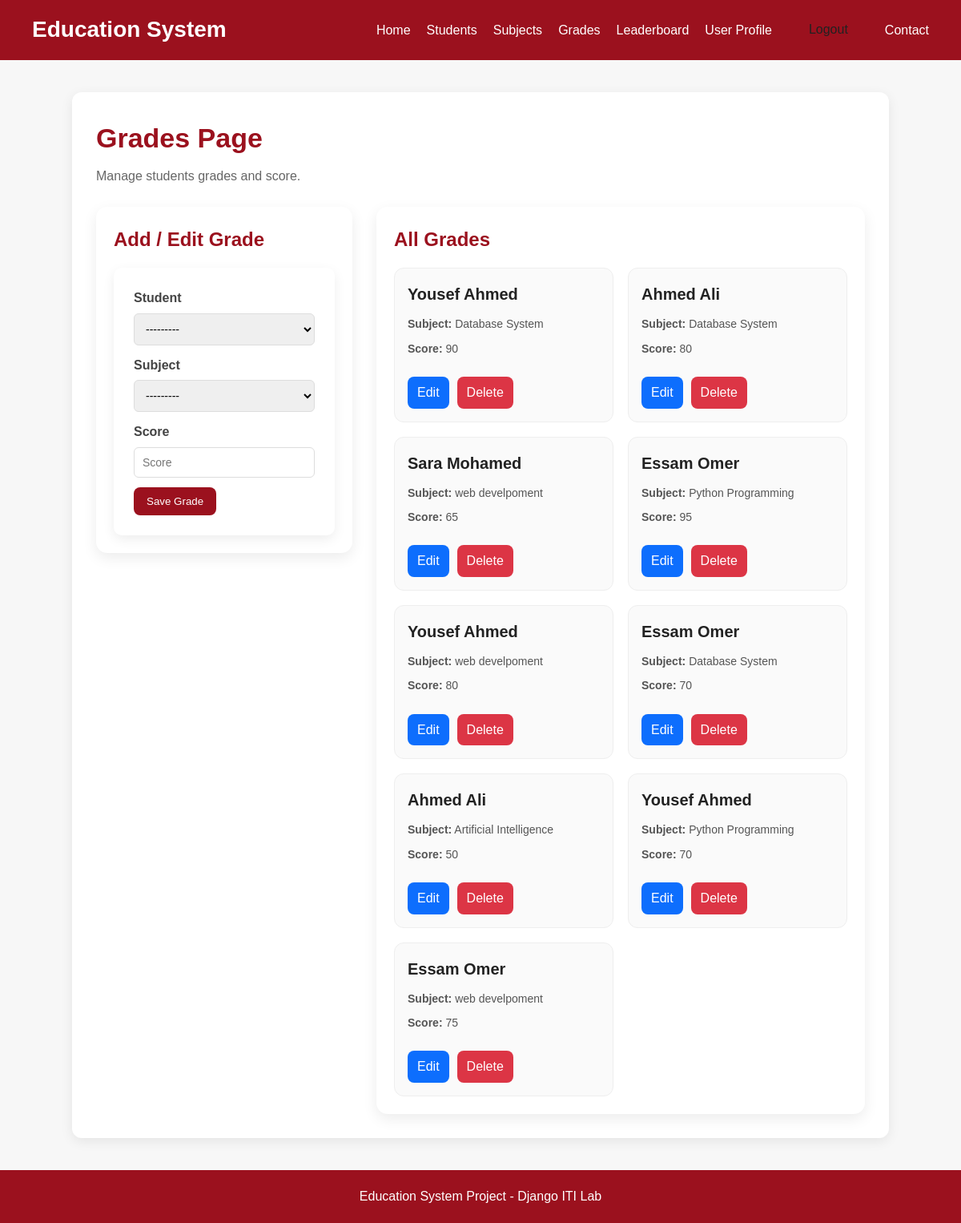
/grades/ (signed in), run on the app's committed database.
### core/models.py (models this page shows, shortened)
class Grade(models.Model):
    student = models.ForeignKey(Student, on_delete=models.CASCADE)
    subject = models.ForeignKey(Subject, on_delete=models.CASCADE)
    score = models.PositiveIntegerField(
        validators=[MinValueValidator(0), MaxValueValidator(100)]
    )

class Student(models.Model):
    name = models.CharField(max_length=100)
    age = models.PositiveBigIntegerField(validators=[MinValueValidator(1), MaxValueValidator(120)])
    email = models.EmailField()
    image = models.ImageField(upload_to='students/')
    slug = models.SlugField( unique=True, blank=True, null=True)
    def __str__(self):
        return self.name

class Subject(models.Model):
    name = models.CharField(max_length=100)
    code = models.CharField(max_length=20)
    description = models.TextField()
    slug = models.SlugField( unique=True, blank=True, null=True)
    def __str__(self):
        return self.name

### core/views.py (the view)
# urls.py: path('grades/', views.grades_page, name='grades'),
@login_required
def grades_page(request):
    if request.method == 'POST':
        form = GradeForm(request.POST)
        if form.is_valid():
            form.save()
            return redirect('grades')
    else:
        form = GradeForm()
    grades = Grade.objects.all()
    return render(request, 'grade.html', {'form': form, 'grades': grades})

### core/forms.py
class GradeForm(forms.ModelForm):
    class Meta:
        model = Grade
        fields = ['student', 'subject', 'score']

### core/templates/grade.html (shortened to what this page needs)
{% extends 'base.html' %}
{% load bootstrap4 %}
{% block content %}
<div class="page-header">
    <h1>Grades Page</h1>
    <p>Manage students grades and score.</p>
</div>
<div class="section-layout">
    <div class="form-card">
        <h2>Add / Edit Grade</h2>
        <form method="POST">
            {% bootstrap_form form %}
            <button type="submit" class="main-btn">Save Grade</button>
        </form>
    </div>
    <div class="list-card">
        <h2>All Grades</h2>
        {% if grades %}
            <div class="card-grid">
                {% for grade in grades %}
                    <div class="item-card">
                        <div class="item-content">
                            <h3>{{ grade.student.name }}</h3>
                            <p><strong>Subject:</strong> {{ grade.subject.name}}</p>
                            <p><strong>Score:</strong> {{ grade.score }}</p>
                        </div>
                        <div class="item-actions">
                            <a href="{% url 'edit_grade' grade.id %}" class="edit-btn">Edit</a>
                            <a href="{% url 'delete_grade' grade.id %}" class="delete-btn">Delete</a>
                        </div>
                    </div>
                {% endfor %}
            </div>
        {% else %}
            <p>No grades found.</p>
        {% endif %}
    </div>
</div>
{% endblock %}

### static/css/style.css (style rules this page uses)
* { margin:0; padding:0; box-sizing:border-box; }
body { font-family: Arial, sans-serif; background-color:#f7f7f7; color:#222; line-height:1.6; }
.page-header { margin-bottom:25px; }
.page-header h1 { color:#9b111e; font-size:34px; margin-bottom:8px; }
.page-header p { color:#666; margin:0; }
.section-layout { display:grid; grid-template-columns:320px 1fr; gap:30px; align-items:start; }
.form-card, .list-card, .info-card { background:white; padding:22px; border-radius:14px; box-shadow:0 6px 18px rgba(0,0,0,0.08); }
.form-card h2, .list-card h2, .info-card h2 { color:#9b111e; margin-bottom:16px; }
form { background:white; padding:25px; border-radius:10px; box-shadow:0 5px 15px rgba(0,0,0,0.07); }
form label { display:block; margin-bottom:6px; font-weight:bold; color:#444; }
form input, form select, form textarea { width:100%; padding:10px; border:1px solid #ddd; border-radius:6px; margin-bottom:12px; font-size:14px; }
button, .main-btn { background:#9b111e; color:white; border:none; padding:10px 16px; border-radius:8px; cursor:pointer; text-decoration:none; display:inline-block; transition:0.3s; }
.edit-btn { background:#0d6efd; color:white; padding:7px 12px; border-radius:8px; text-decoration:none; display:inline-block; transition:0.3s; }
.delete-btn { background:#dc3545; color:white; padding:7px 12px; border-radius:8px; text-decoration:none; display:inline-block; transition:0.3s; }
.card-grid { display:grid; grid-template-columns:repeat(auto-fill, minmax(240px, 1fr)); gap:18px; }
.item-card { background:#fafafa; border:1px solid #eee; border-radius:12px; overflow:hidden; transition:0.3s; }
.item-content { padding:16px; }
.item-content h3 { margin-bottom:10px; font-size:20px; color:#222; }
.item-content p { margin-bottom:8px; color:#555; font-size:14px; }
.item-actions { display:flex; gap:10px; padding:0 16px 16px; flex-wrap:wrap; }

### data on the page
Grade: student.name "Yousef Ahmed", subject.name "Database System", score "90"
Grade: student.name "Ahmed Ali", subject.name "Database System", score "80"
Grade: student.name "Sara Mohamed", subject.name "web develpoment", score "65"
Grade: student.name "Essam Omer", subject.name "Python Programming", score "95"
Grade: student.name "Yousef Ahmed", subject.name "web develpoment", score "80"
Grade: student.name "Essam Omer", subject.name "Database System", score "70"
Grade: student.name "Ahmed Ali", subject.name "Artificial Intelligence", score "50"
Grade: student.name "Yousef Ahmed", subject.name "Python Programming", score "70"
Grade: student.name "Essam Omer", subject.name "web develpoment", score "75"
